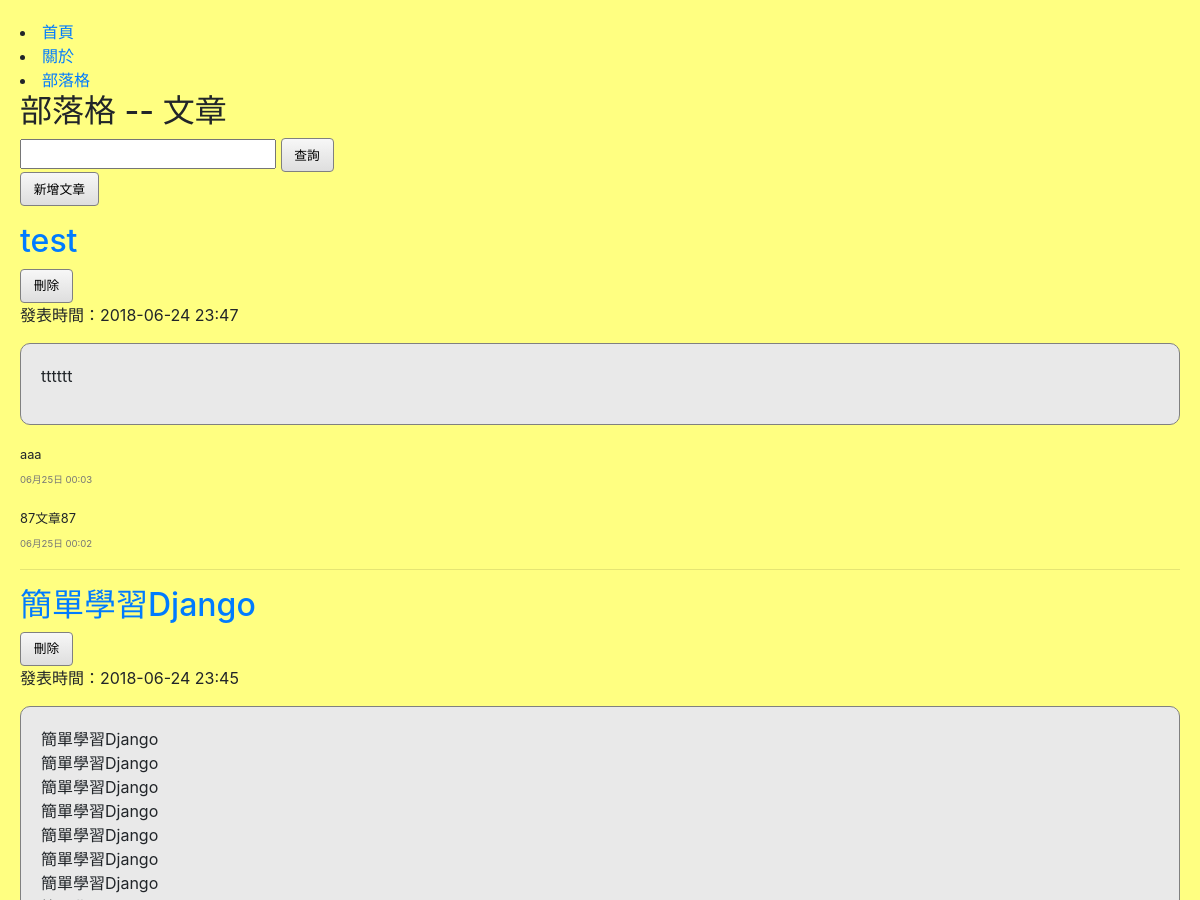
The app's page /article/ (upper part), older data.
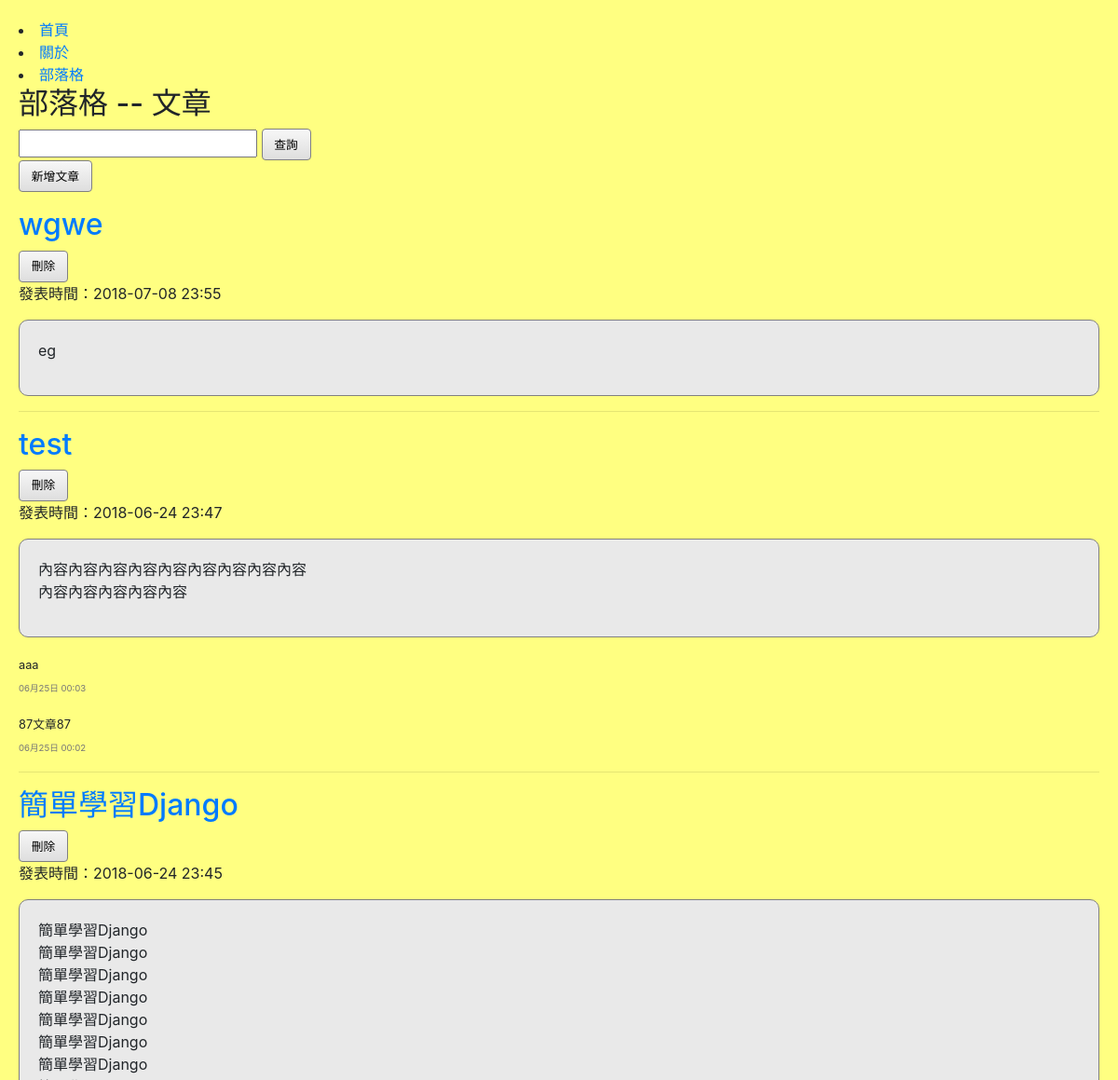
The same page, newer data.
### article/models.py (models this page shows, shortened)
class Article(models.Model):
    title = models.CharField(max_length=128, unique=True)
    content = models.TextField()
    pubDateTime = models.DateTimeField(auto_now_add=True)
    class Meta:
        ordering = ['-pubDateTime']

class Comment(models.Model):
    article = models.ForeignKey(Article, on_delete=models.CASCADE)
    content = models.CharField(max_length=128)
    pubDateTime = models.DateTimeField(auto_now_add=True)
    class Meta:
        ordering = ['-pubDateTime']

### article/views.py (the view)
# urls.py: path('', views.article, name='article'),
def article(request):
    articles = Article.objects.all()
    itemList = []
    for article in articles:
        items = [article]
        items.extend(list(Comment.objects.filter(article=article)))
        itemList.append(items)
    context = {'itemList': itemList}
    return render(request, 'article/article.html', context)

### article/templates/article/article.html (shortened to what this page needs)
{% extends 'main/base.html' %}
{% load staticfiles %}
{% block css %}
<link rel="stylesheet" href="{% static 'article/css/article.css' %}">
{% endblock %}
{% block heading %}文章{% endblock %}
{% block content %}
{% include 'article/searchForm.html' %}
<p class="inlineBlock"><a class="btn" href="{% url 'article:articleCreate' %}">新增文章</a></p>
{% for items in itemList %}
{% for item in items %}
{% if forloop.first %}
<h2><a href="{% url 'article:articleRead' item.id %}">{{ item.title }}</a></h2>
<form class="inlineBlock" method="post" action="{% url 'article:articleDelete' item.id %}">
    <input class="btn deleteConfirm" name="input_delete" class="btn" type="submit" value="刪除">
</form>
<p>發表時間：{{ item.pubDateTime|date:'Y-m-d H:i' }}</p>
<div class="articleContent">{{ item.content|linebreaks }}</div>
{% else %}
<div class="commentDiv">
    <span class="comment">{{ item.content}}</span>
   <br>
    <span class="commentTime">{{ item.pubDateTime|date:'m月d日 H:i'}}</span>
</div>
{% endif %}
{% endfor %}
<hr>
{% endfor %}
{% endblock %}

Row changes from the older to the newer data that the page shows:
added Article: title "wgwe", pubDateTime "2018-07-08 23:55", content "eg"
changed Article "test": content "tttttt" → "內容內容內容內容內容內容內容內容內容 內容內容內容內容內容"
